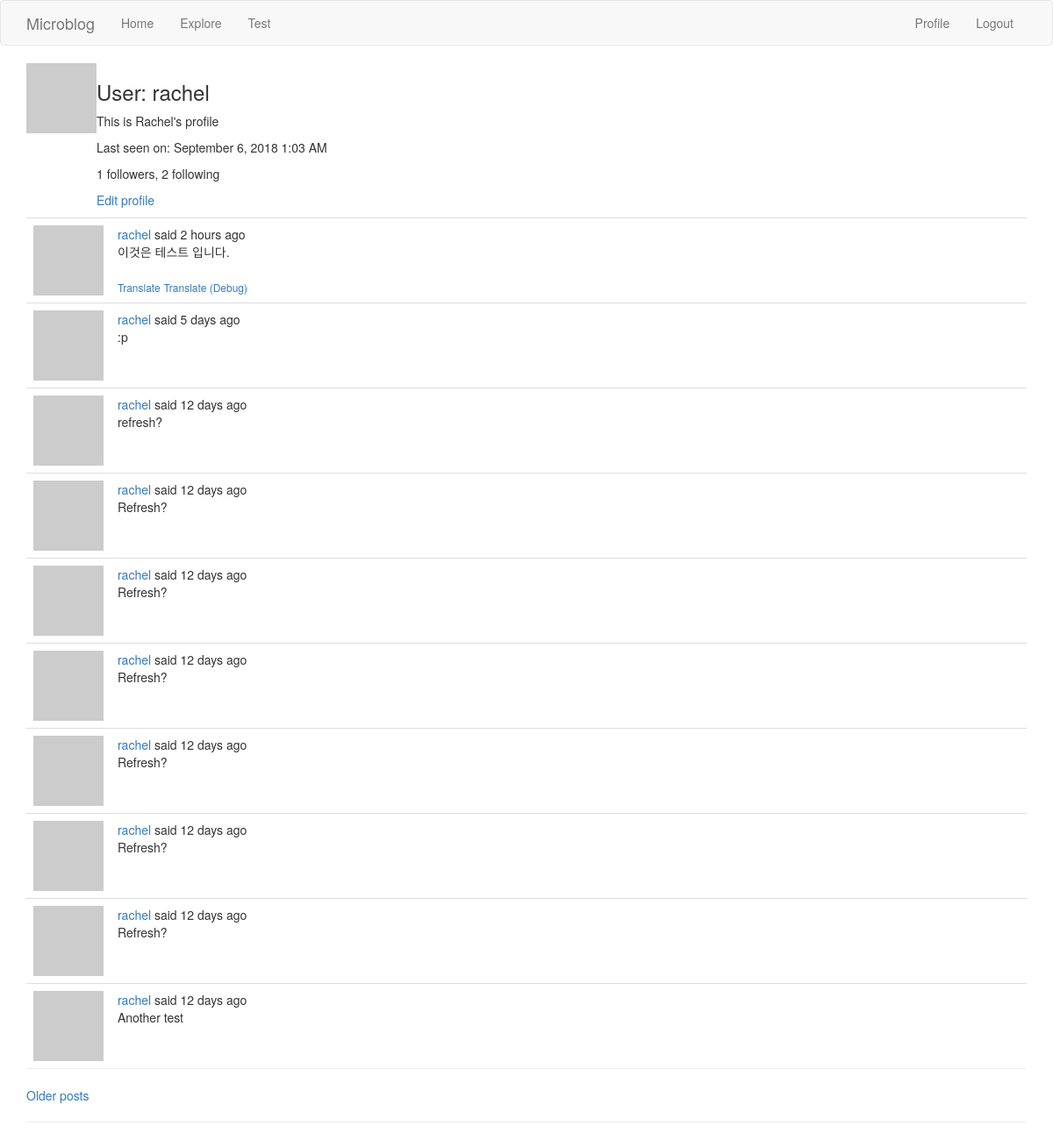
/user/rachel (signed in), run on an earlier commit of the app's database.
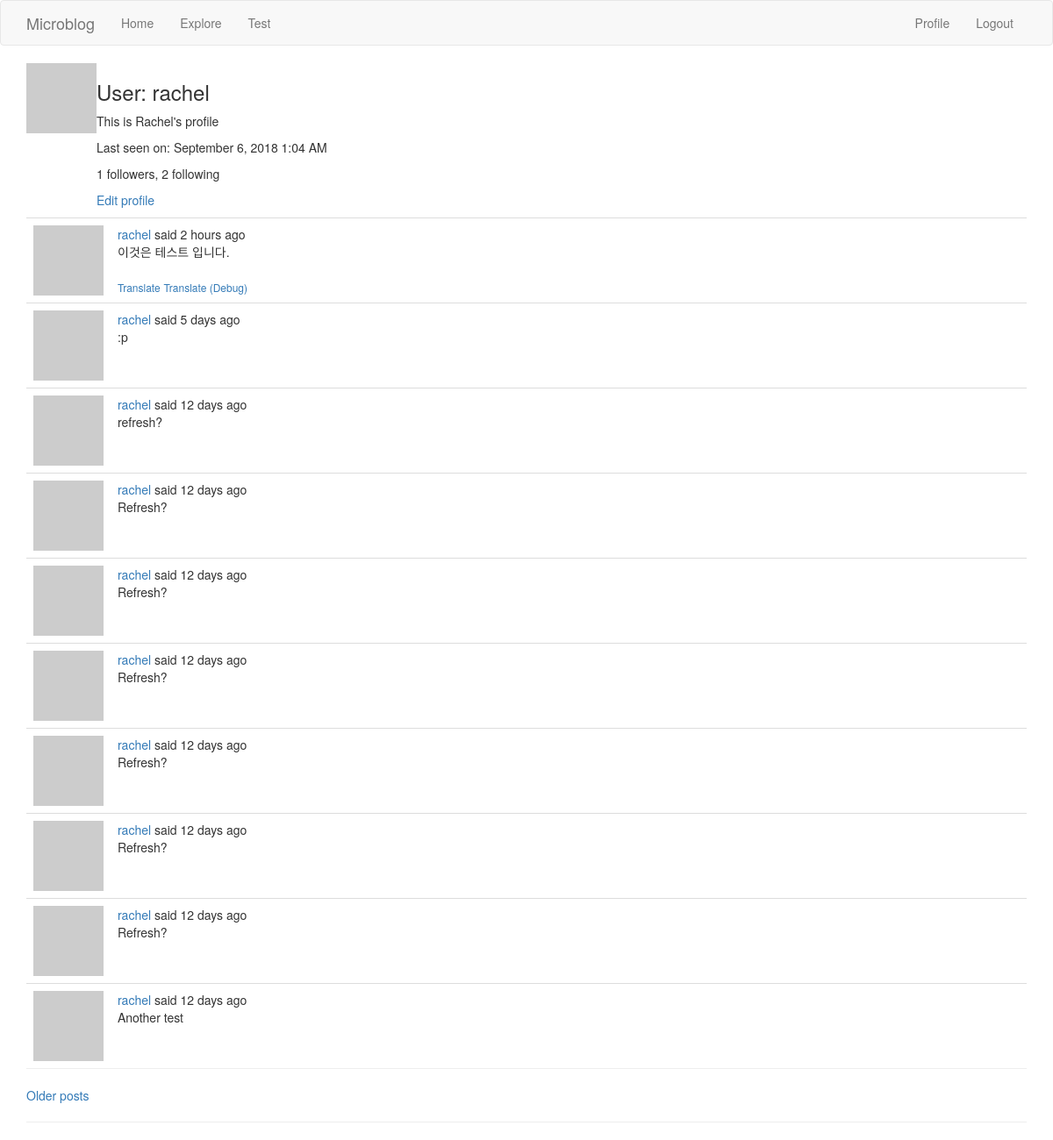
And on a later commit of the database.
### app/models.py (models this page shows, shortened)
class User(UserMixin, db.Model):
    id = db.Column(db.Integer, primary_key=True)
    username = db.Column(db.String(64), index=True, unique=True)
    email = db.Column(db.String(120), index=True, unique=True)
    pw_hash = db.Column(db.String(128))
    about_me = db.Column(db.String(140))
    datetime_joined = db.Column(db.DateTime, default=datetime.utcnow)
    datetime_last_seen = db.Column(db.DateTime, default=datetime.utcnow)
    posts = db.relationship('Post', backref='author', lazy='dynamic')
    followed = db.relationship(
        'User', # Self-referential
        secondary=followers, # Association table defined above
        primaryjoin=(followers.c.follower_id == id), # How left-side entity is linked: User's `id` matches the `follower_id` field of the association table
        secondaryjoin=(followers.c.followed_id == id), # How the right-side entity (followed user) is linked.
        backref=db.backref('followers', lazy='dynamic'), # How this relationship will be accessed from the right-side entity (followed)
        lazy='dynamic' # `dynamic` sets up the query to not run until specifically requested
    )
    def avatar(self, size):
        digest = md5(self.email.lower().encode('utf-8')).hexdigest()
        return 'https://www.gravatar.com/avatar/{}?d=identicon&s={}'.format(digest, size)

class Post(db.Model):
    id = db.Column(db.Integer, primary_key=True)
    body = db.Column(db.String(140))
    timestamp = db.Column(db.DateTime, index=True, default=datetime.utcnow)
    user_id = db.Column(db.Integer, db.ForeignKey('user.id'))
    language = db.Column(db.String(5))

### app/routes.py (the view)
@application.route('/user/<username>')
@login_required
def user(username):
    user = User.query.filter_by(username=username).first_or_404()
    page = request.args.get('page', 1, type=int)
    posts = user.posts.order_by(Post.timestamp.desc()).paginate(
        page, application.config['POSTS_PER_PAGE'], False)
    next_url = url_for('user', username=user.username, page=posts.next_num) if posts.has_next else None
    prev_url = url_for('user', username=user.username, page=posts.prev_num) if posts.has_prev else None
    return render_template('user.html', user=user, posts=posts.items, next_url=next_url, prev_url=prev_url)

### app/models.py (called while the page is built)
@login.user_loader
def load_user(id):
    return User.query.get(int(id))

### app/routes.py (called while the page is built)
@application.before_request
def before_request():
    if current_user.is_authenticated:
        current_user.datetime_last_seen = datetime.utcnow()
        db.session.commit()
    g.locale = str(get_locale())

### app/templates/user.html (shortened to what this page needs)
{% extends "base.html" %}
{% block app_content %}
  <table>
    <tr valign="top">
      <td><img src="{{ user.avatar(64) }}"></td>
      <td>
        <h3>User: {{ user.username }}</h3>
        {% if user.about_me %}<p>{{ user.about_me }}</p>{% endif %}
        {% if user.datetime_last_seen %}<p>Last seen on: {{ moment(user.datetime_last_seen).format('LLL') }}</p>{% endif %}
        <p>{{ user.followers.count() }} followers, {{ user.followed.count() }} following</p>
        {% if user == current_user %}
        <p><a href="{{ url_for('edit_profile') }}">Edit profile</a></p>
        {% elif not current_user.is_following(user) %}
        <p><a href="{{ url_for('follow', username=user.username) }}">Follow</a><p>
        {% else %}
        <p><a href="{{ url_for('unfollow', username=user.username) }}">Unfollow</a><p>
        {% endif %}
      </td>
    </tr>
  </table>
  {% for post in posts %}
    {% include '_post.html' %}
  {% endfor %}
  <hr style="margin-top: 0 !important;">
  {% if next_url %}<a href="{{ next_url }}">Older posts</a>{% endif %}
{% endblock %}

### app/templates/base.html (shortened to what this page needs)
{% extends 'bootstrap/base.html' %}
{% block navbar %}
  <nav class="navbar navbar-default">
      <div class="container">
          <div class="navbar-header">
              <a class="navbar-brand" href="{{ url_for('index') }}">Microblog</a>
          </div>
          <div class="collapse navbar-collapse" id="bs-example-navbar-collapse-1">
              <ul class="nav navbar-nav">
                  <li><a href="{{ url_for('index') }}">Home</a></li>
                  <li><a href="{{ url_for('explore') }}">Explore</a></li>
                  <li><a href="{{ url_for('test') }}">Test</a></li>
              </ul>
              <ul class="nav navbar-nav navbar-right">
                  {% if current_user.is_anonymous %}
                  <li><a href="{{ url_for('login') }}">Login</a></li>
                  {% else %}
                  <li><a href="{{ url_for('user', username=current_user.username) }}">Profile</a></li>
                  <li><a href="{{ url_for('logout') }}">Logout</a></li>
                  {% endif %}
              </ul>
          </div>
      </div>
  </nav>
{% endblock %}
{% block content %}
  <div class="container">
    {% block app_content %}{% endblock %}
    <hr>
  </div>
{% endblock %}

### app/templates/_post.html (shortened to what this page needs)
<table class="table table-hover" style="margin-bottom: 0 !important;">
  <tr>
    <td width="30px">
      <a href="{{ url_for('user', username=post.author.username) }}">
        <img src="{{ post.author.avatar(16) }}">
      </a>
    </td>
    <td>
      {{ _('%(username)s said %(when)s', username=user_link, when=moment(post.timestamp).fromNow()) }}
      <br>
      <span id="post_{{ post.id }}">{{ post.body }}</span>
      {% if post.language and post.language != g.locale %}
      <br><br>
      <span id="translation_{{ post.id }}">
        <a href="javascript:translate('#post_{{ post.id }}', '#translation_{{ post.id }}', '{{ post.language }}', '{{ g.locale }}');
        " style="font-size: 12px;">{{ _('Translate') }}</a>
        <a href="javascript:console.log('#post_{{ post.id }}', '#translation_{{ post.id }}', '{{ post.language }}', '{{ g.locale }}');
        " style="font-size: 12px;">{{ _('Translate (Debug)') }}</a>
      </span>
      {% endif %}
    </td>
  </tr>
</table>

What changed in the data, as far as the page shows it:
changed User "rachel": datetime_last_seen "September 6, 2018 1:03 AM" → "September 6, 2018 1:04 AM"
